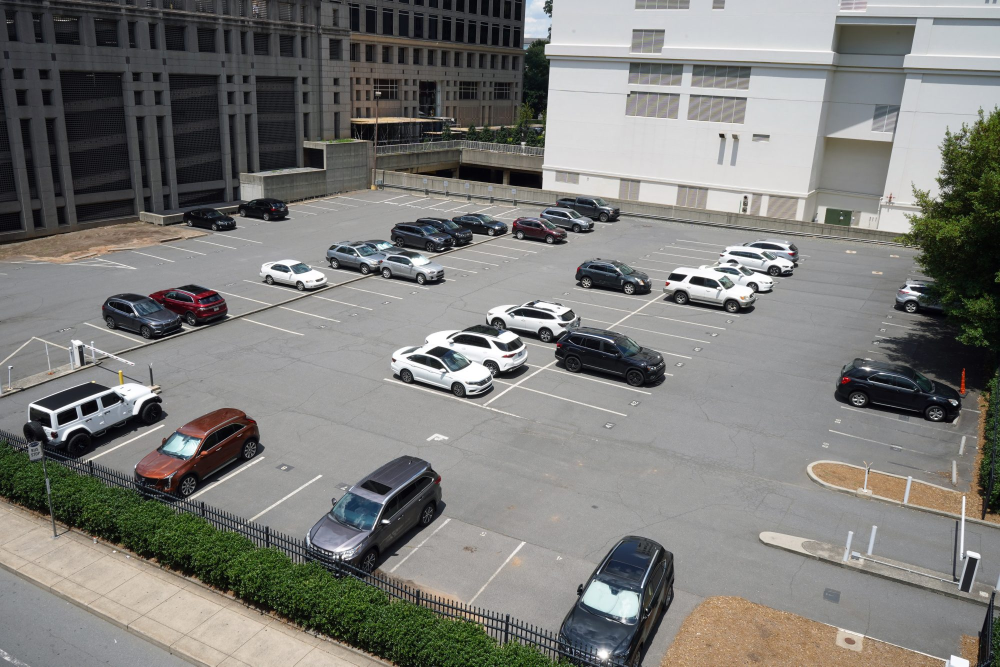
#> input picture Images/T-T-Parking-3-1.jpg, 2000 x 1333 px (shown at 1/2 size)
$ python -i 'Footage Detector.py'   (imports and definitions only)   (older library calls are emulated)
#> lines starting #> are read from the running program, lines starting #| are printed output that depends on the picture; after the words box and inside, x2 and y2 are one past the last pixel; in counts of white or black regions, pixels touching at a corner belong together
#> further down, picture is the input picture: shape (1333, 2000, 3); mean B, G, R 120.3, 123.5, 123.9
import cv2
import numpy as np
import pickle
import os
import sys
import argparse
from datetime import datetime
from sklearn.cluster import DBSCAN

# Default paths for your project (can be overridden with command line arguments)
VIDEO_PATH = "Parking Footage.mp4"
IMAGE_PATH = "new_parking_lot.jpg"
SPOTS_PATH = "parking_spots.pkl"

class ParkingSpotDetector:
    """AI-based parking spot detector that automatically identifies parking spaces"""

    def __init__(self, config=None):
        self.config = config or {
            'min_area': 1000,          # Minimum area of contour to be considered a parking spot
            'max_area': 25000,         # Maximum area of contour to be considered a parking spot
            'aspect_ratio_range': (0.4, 3.0),  # Valid aspect ratio range for parking spots
            'distance_threshold': 50,  # DBSCAN clustering distance threshold
            'min_spots': 3,            # Minimum spots required for a valid cluster
            'resize_dimensions': (1280, 720)
        }

    # [7 lines left out: function load_image, not called in this run]

    def detect_parking_spots(self, img):
        """Detect parking spots using AI-based computer vision techniques"""
        print("Detecting parking spots using AI...")

        # Convert to grayscale
        gray = cv2.cvtColor(img, cv2.COLOR_BGR2GRAY)
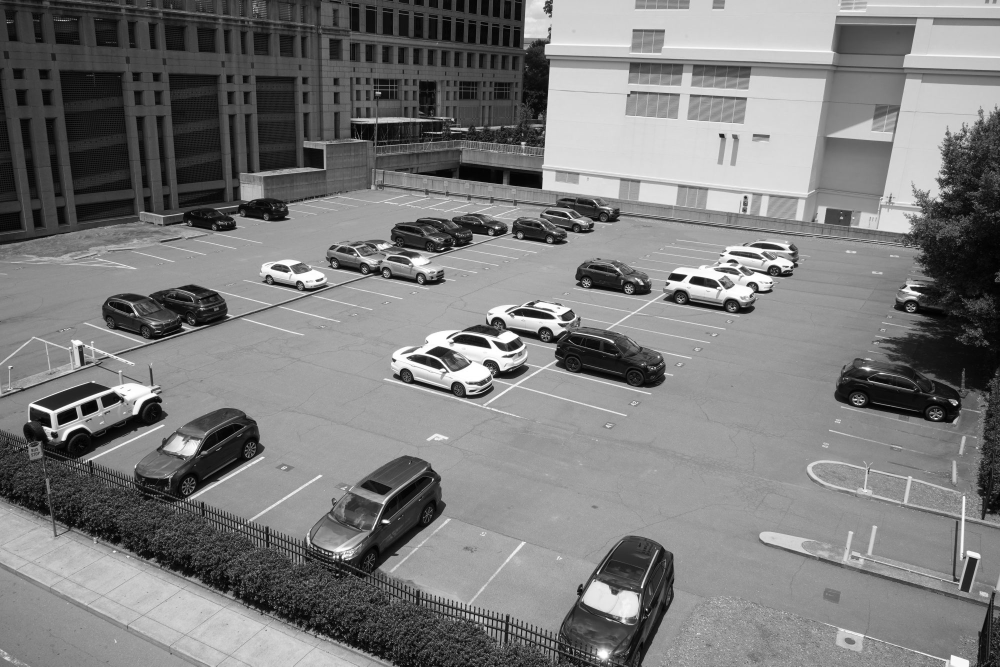
#> gray: shape (1333, 2000) (shown at 1/2 size); min 0, max 255, mean 123.2

        # Apply bilateral filter to reduce noise while preserving edges
        blur = cv2.bilateralFilter(gray, 11, 17, 17)

        # Apply adaptive thresholding to handle different lighting conditions
        thresh = cv2.adaptiveThreshold(
            blur, 255, cv2.ADAPTIVE_THRESH_GAUSSIAN_C,
            cv2.THRESH_BINARY_INV, 19, 2
        )
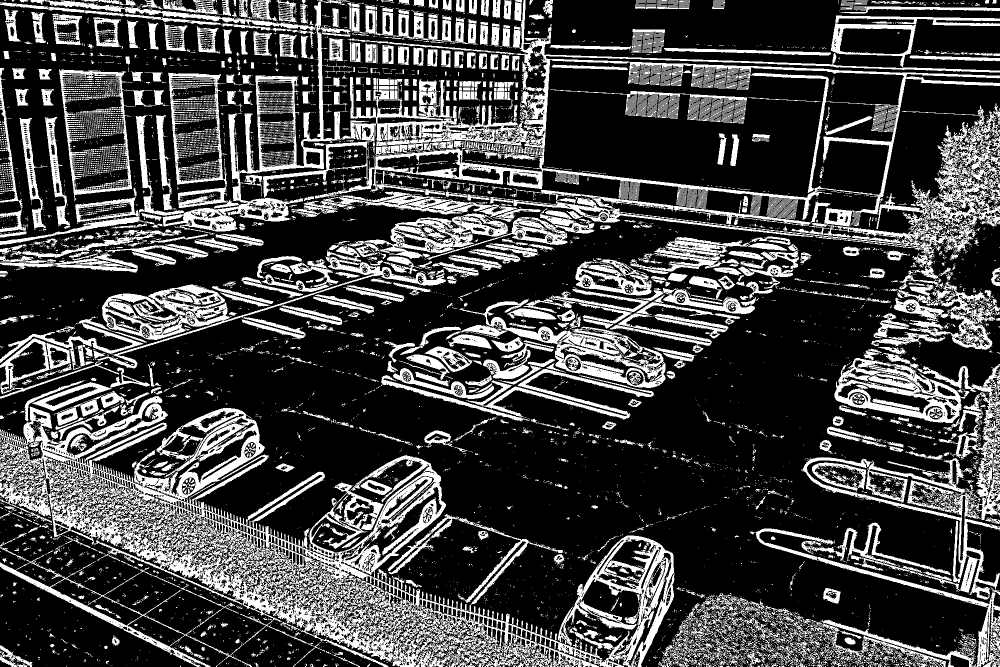
#> thresh: shape (1333, 2000) (shown at 1/2 size); 27% white; 9986 white regions (8574 under 20 px), largest, box (x1, y1, x2, y2) and area: (0, 792, 1349, 1333) 164422, (61, 0, 2000, 558) 118938, (1603, 728, 2000, 1199) 26146

        # Find edges using Canny
        edges = cv2.Canny(thresh, 50, 150)
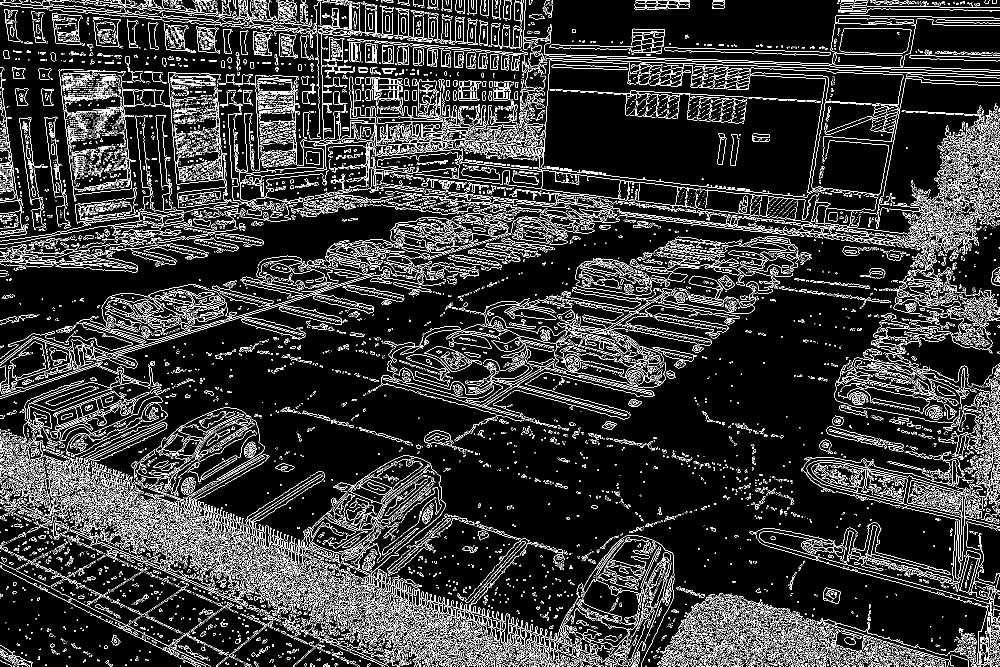
#> edges: shape (1333, 2000) (shown at 1/2 size); 12.1% white in thin lines or dots

        # Dilate to connect nearby edges
        kernel = np.ones((3, 3), np.uint8)
        dilated = cv2.dilate(edges, kernel, iterations=1)
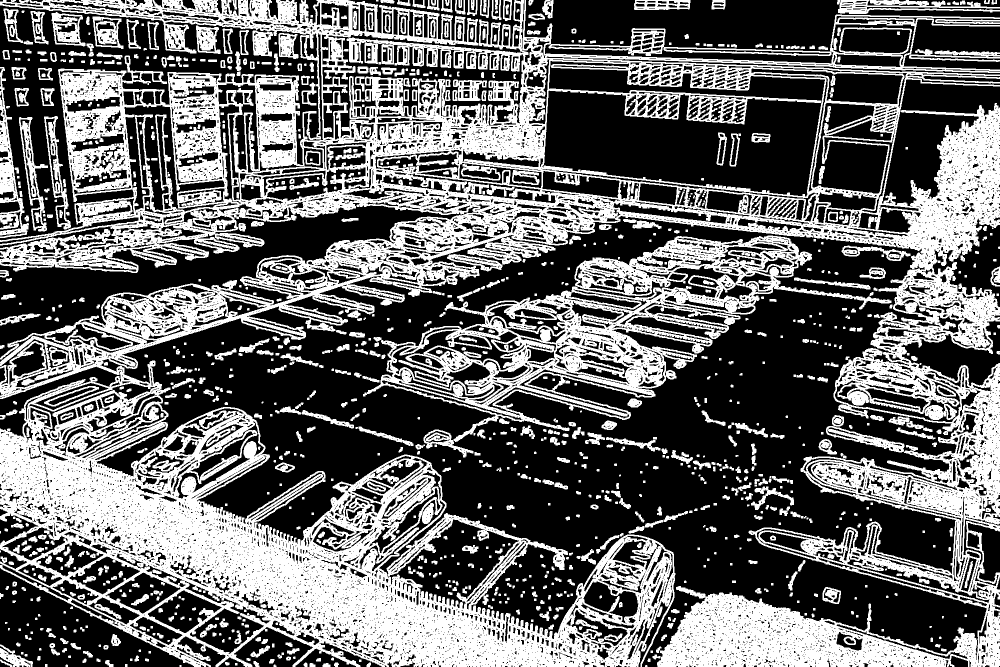
#> dilated: shape (1333, 2000) (shown at 1/2 size); 40.2% white; 1152 white regions (65 under 20 px)

        # Find contours
        contours, _ = cv2.findContours(dilated, cv2.RETR_EXTERNAL, cv2.CHAIN_APPROX_SIMPLE)
#> contours = 837 contours, 297 with area under 20; largest, box (x1, y1, x2, y2) and area: (0, 0, 2000, 1333) 1394195, (726, 471, 1783, 884) 149286, (0, 134, 58, 476) 5608, (38, 234, 96, 463) 4425, (88, 232, 142, 459) 4092

        # Filter contours by area and aspect ratio
        valid_contours = []
        for contour in contours:
            area = cv2.contourArea(contour)
            if self.config['min_area'] < area < self.config['max_area']:
                x, y, w, h = cv2.boundingRect(contour)
                aspect_ratio = float(w) / h
                if self.config['aspect_ratio_range'][0] < aspect_ratio < self.config['aspect_ratio_range'][1]:
                    valid_contours.append((x, y, x + w, y + h))
#> this loop made 837 passes
#> (area, x, y, w, h, aspect_ratio) on passes 49, 386, 627, 669, 670, 683, 707, 787, 789, 794, 800, 804: (1146.5, 0, 1289, 66, 44, 1.5), (1784.5, 847, 859, 100, 56, 1.79), (1618.5, 1683, 491, 138, 31, 4.45), (4425, 38, 234, 58, 229, 0.253), (4092, 88, 232, 54, 227, 0.238), (1873.5, 906, 159, 68, 43, 1.58), (5607.5, 0, 134, 58, 342, 0.17), (1477.5, 557, 66, 40, 52, 0.769), (1588.5, 505, 61, 41, 52, 0.788), (1979, 392, 51, 49, 57, 0.86), (2848, 185, 33, 62, 65, 0.954), (3265, 103, 24, 68, 69, 0.986)
#> area on passes 7, 8, 10, 11, 12, 13: 68, 52.5, 41, 49.5, 40.5, 39.5
#> after the loop, valid_contours = [(0, 1289, 66, 1333), (847, 859, 947, 915), (906, 159, 974, 202), (557, 66, 597, 118), (505, 61, 546, 113), (392, 51, 441, 108), (185, 33, 247, 98), (103, 24, 171, 93), (61, 22, 97, 89), (7, 17, 46, 86)]

        # Use DBSCAN for clustering similar rectangles
        if not valid_contours:
            print("No valid contours found. Try adjusting detection parameters.")
            return []

        # Extract centers of rectangles for clustering
        centers = np.array([[int((x1 + x2) / 2), int((y1 + y2) / 2)] for x1, y1, x2, y2 in valid_contours])
#> centers = [[33, 1311], [897, 887], [940, 180], [577, 92], [525, 87], [416, 79], [216, 65], [137, 58], [79, 55], [26, 51]]

        # Apply DBSCAN clustering
        clustering = DBSCAN(eps=self.config['distance_threshold'], min_samples=self.config['min_spots']).fit(centers)

        # Find average rectangle size in each cluster
        clusters = {}
        for i, label in enumerate(clustering.labels_):
            if label == -1:  # Skip noise
                continue

            if label not in clusters:
                clusters[label] = []

            clusters[label].append(valid_contours[i])
#> this loop made 10 passes
#> after the loop, clusters = 0 items

        # Calculate average rectangle for each cluster
        parking_spots = []
        for label, rectangles in clusters.items():
            avg_width = int(np.mean([x2 - x1 for x1, y1, x2, y2 in rectangles]))
            avg_height = int(np.mean([y2 - y1 for x1, y1, x2, y2 in rectangles]))

            # Use the rectangles as individual parking spots
            for x1, y1, x2, y2 in rectangles:
                # Standardize rectangle sizes slightly for better detection
                center_x, center_y = (x1 + x2) // 2, (y1 + y2) // 2
                half_width, half_height = avg_width // 2, avg_height // 2

                # Create a slightly adjusted rectangle
                adj_x1 = max(0, center_x - half_width)
                adj_y1 = max(0, center_y - half_height)
                adj_x2 = min(img.shape[1], center_x + half_width)
                adj_y2 = min(img.shape[0], center_y + half_height)

                parking_spots.append((adj_x1, adj_y1, adj_x2, adj_y2))
#> this loop made 0 passes
#> after the loop, parking_spots = []

        # Remove overlapping rectangles
        parking_spots = self._remove_overlapping_rectangles(parking_spots)

        print(f"Detected {len(parking_spots)} parking spots")
        return parking_spots

    def _remove_overlapping_rectangles(self, rectangles, overlap_threshold=0.5):
        """Remove overlapping rectangles"""
        if not rectangles:
            return []

        # [22 lines left out: function calculate_iou, not called in this run]

        # Sort rectangles by area (largest first)
        rectangles = sorted(rectangles, key=lambda r: (r[2] - r[0]) * (r[3] - r[1]), reverse=True)

        filtered_rectangles = []
        for rect in rectangles:
            should_keep = True

            for existing_rect in filtered_rectangles:
                if calculate_iou(rect, existing_rect) > overlap_threshold:
                    should_keep = False
                    break

            if should_keep:
                filtered_rectangles.append(rect)

        return filtered_rectangles

    # [23 lines left out: functions visualize_detected_spots, save_parking_spots, not called in this run]


class ParkingLotAnalyzer:
    # [17 lines left out: functions __init__, load_image, not called in this run]

    def load_frame(self, frame):
        """Resize a video frame"""
        return cv2.resize(frame, self.config['resize_dimensions'])

    # [346 lines left out: functions load_parking_spots, preprocess_image, analyze_spot, visualize_results, print_analysis, analyze_parking_lot and 2 more, not called in this run]

# [55 lines not run here, left out]

>>> import cv2
>>> picture = cv2.imread('Images/T-T-Parking-3-1.jpg')
>>> result = ParkingSpotDetector().detect_parking_spots(picture)
#| Detected 0 parking spots
#> result = []
